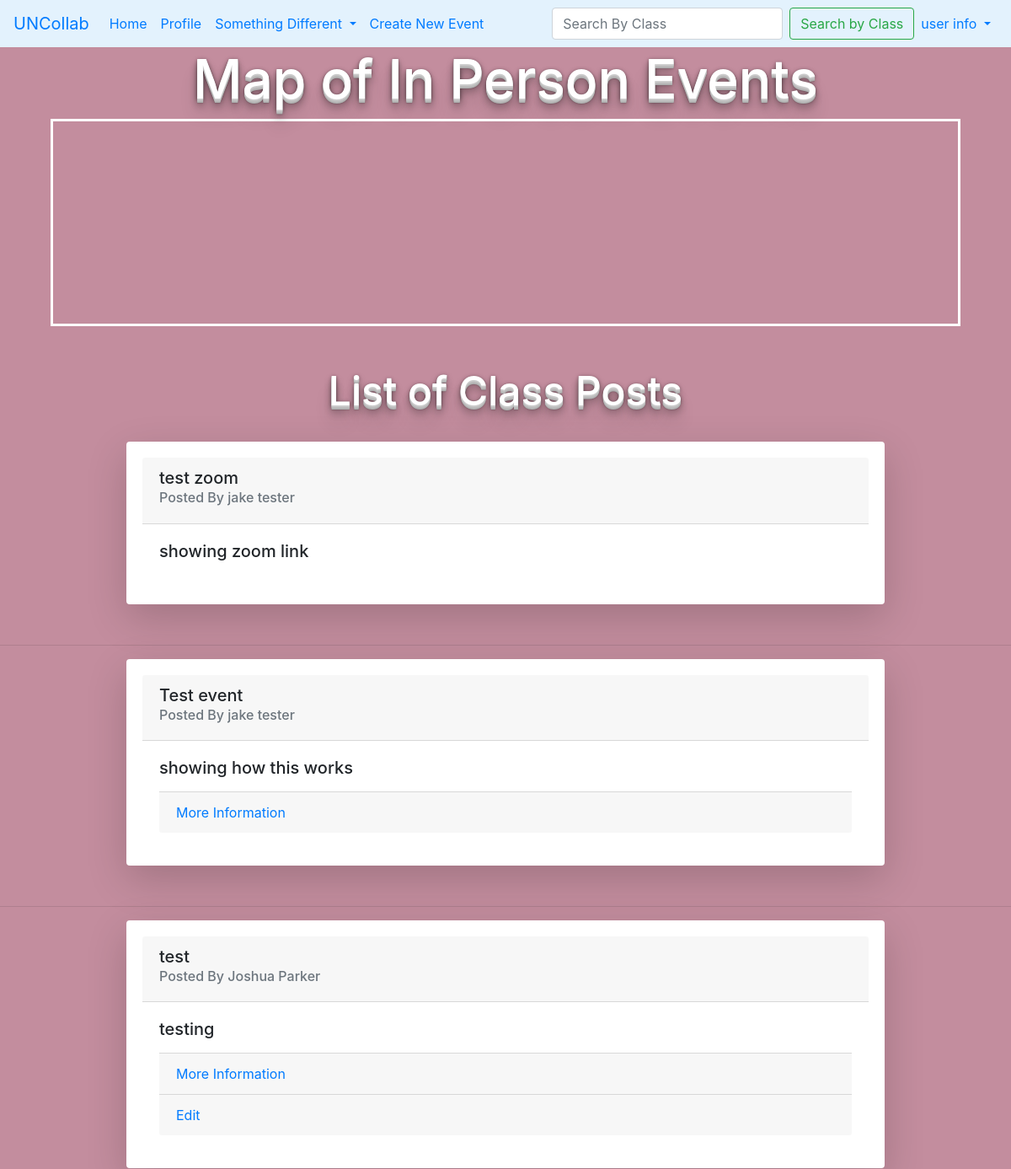
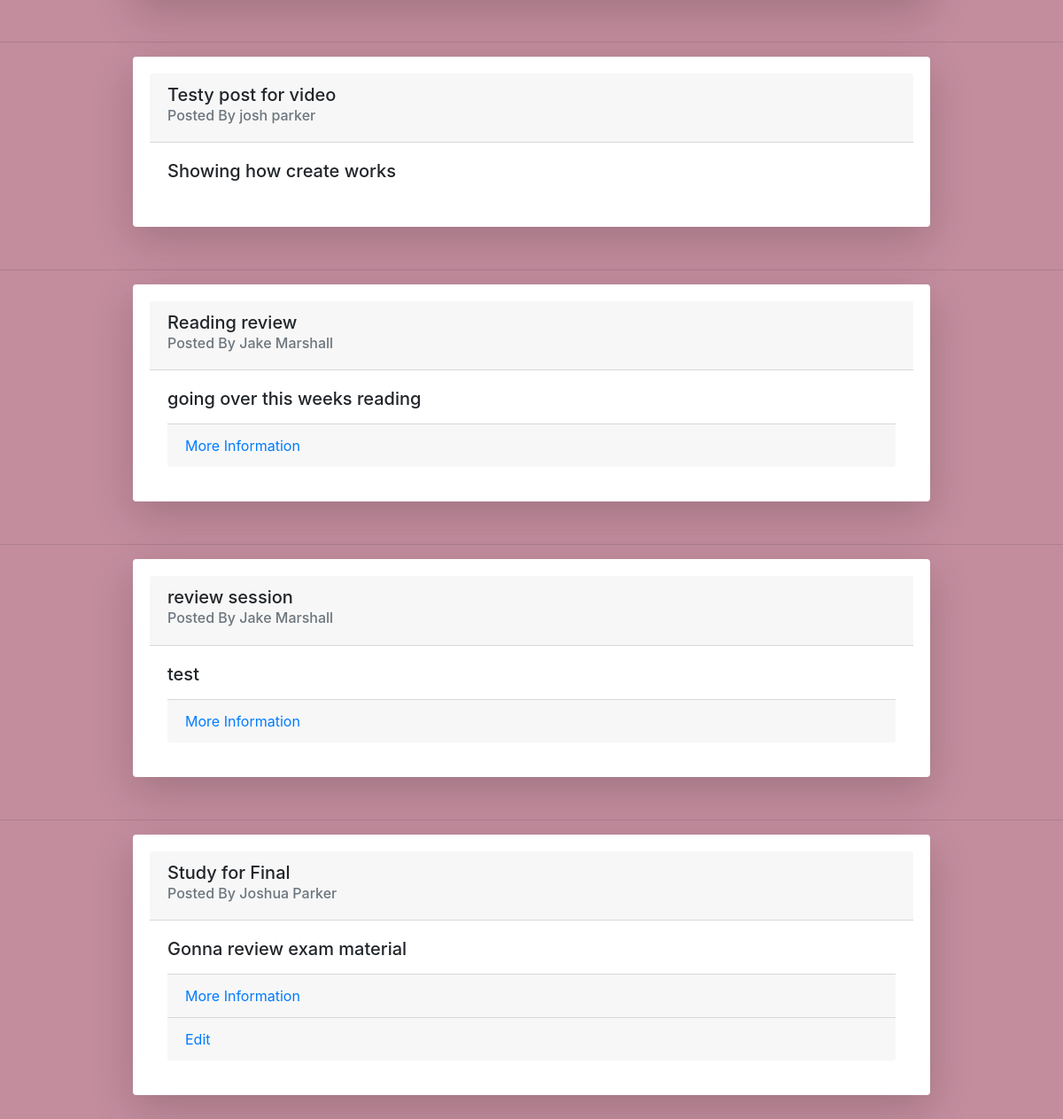
Screenshot of / (signed in) with the database file from the repository (2 pictures, top to bottom).
### tables this page shows
CREATE TABLE posts(
  id INTEGER PRIMARY KEY AUTOINCREMENT,
  author_id INTEGER NOT NULL,
  class_id INTEGER NOT NULL,
  created TIMESTAMP DEFAULT CURRENT_TIMESTAMP,
  title TEXT NOT NULL,
  description TEXT,
  type TEXT NOT NULL,
  reason TEXT NOT NULL,
  location TEXT NOT NULL,
  x_cord FLOAT,
  y_cord FLOAT,
  start_time DATETIME NOT NULL,
  duration INTEGER NOT NULL,
  FOREIGN KEY (author_id) REFERENCES user (id),
  FOREIGN KEY (class_id) REFERENCES classes (id)
);

CREATE TABLE user(
  id INTEGER PRIMARY KEY AUTOINCREMENT,
  email TEXT UNIQUE NOT NULL,
  username TEXT UNIQUE NOT NULL,
  password INTEGER NOT NULL,
  first_name TEXT NOT NULL,
  last_name TEXT NOT NULL,
  date_created TIMESTAMP DEFAULT CURRENT_TIMESTAMP
);

CREATE TABLE class_members(
  id INTEGER PRIMARY KEY AUTOINCREMENT,
  member_id INTEGER NOT NULL,
  class_id INTEGER NOT NULL,
  FOREIGN KEY (member_id) REFERENCES user (id),
  FOREIGN KEY (class_id) REFERENCES classes (id)
);

### collab_app/post.py (the view, shortened to what this page needs)
@bp.route('/')
@bp.route('/<clss>')
def index(clss=None):
  db = get_db()
  posts = db.execute(
    'SELECT p.id, title, created, author_id, first_name, last_name, description, start_time, location, type, p.class_id'
        ' FROM posts p JOIN user u ON p.author_id = u.id'
        ' ORDER BY created DESC'
    ).fetchall()
  if g.user:
    classes = db.execute(
      'SELECT class_id FROM class_members WHERE member_id = ?', (g.user['id'],)
    ).fetchall()
  else:
    classes=[]
  return render_template('post/index.html', posts=posts, classes=classes)

### collab_app/auth.py (called while the page is built)
@bp.before_app_request
def load_logged_in_user():
  user_id = session.get('user_id')
  if user_id is None:
    g.user = None
  else:
    g.user = get_db().execute(
      'SELECT * FROM user WHERE id = ?', (user_id,)
    ).fetchone()

### collab_app/db.py (called while the page is built)
def get_db():
  if 'db' not in g:
    g.db = sqlite3.connect(
      current_app.config['DATABASE'],
      detect_types=sqlite3.PARSE_DECLTYPES
    )
    g.db.row_factory = sqlite3.Row
  return  g.db

### collab_app/templates/post/index.html (shortened to what this page needs)
<!DOCTYPE html>
<html lang="fr">
<head>
  <link rel="stylesheet" type="text/css" href="../static/css/style.css">
  <link href='https://api.tiles.mapbox.com/mapbox-gl-js/v2.2.0/mapbox-gl.css' rel='stylesheet' />
  <link rel="stylesheet" href="https://stackpath.bootstrapcdn.com/bootstrap/4.3.1/css/bootstrap.min.css">
</head>
<body>
  {% include 'navbar.html' %}
  <h1 class='title1'>Map of In Person Events</h1>
  <div id='map'></div>
  <br>
  <br>
  <h2 class="title2" style="text-align: center; float: none;">List of Class Posts</h2>
  <br>
  {% for post in posts %}
      <div class="card shadow-lg p-3 mb-5 bg-white rounded">
        <div class="card-header">
         <h5> {{ post['title'] }}</h5>
         <h6 class="card-subtitle mb-2 text-muted">Posted By {{ post['first_name'] }} {{ post['last_name'] }}</h6>
        </div>
        <div class="card-body">
          <h5 class="card-title">{{ post['description']}} </h5>
          {% for class in classes %}
          {% if class['class_id'] == post['class_id'] %}
          <div class="card-footer">
            {% set id = post['id'] %}
            <a class="action" href="{{ url_for('post.info', id=post['id']) }}" >More Information</a>
          </div>
          {% endif %}
          {% endfor %}
          {% if g.user['id'] == post['author_id'] %}
          <div class="card-footer">
            <a class="action" href="{{ url_for('post.update', id=post['id']) }}">Edit</a>
          </div>
          {% endif %}
        </div>
      </div>
    {% if not loop.last %}
      <hr>
    {% endif %}
  {% endfor %}
</body>
</html>

### collab_app/static/css/style.css (style rules this page uses)
body { background-color: #C38D9E !important; }
.card { display: block !important; margin-left: auto !important; margin-right: auto !important; width: 75% !important; border: 3px solid white !important; }
#map { display: block; margin-left: auto; margin-right: auto; width: 90%; height: 30%; border: 3px solid white; padding: 120px; }
.title1 { display: flex; align-items: center; justify-content: center; color: white; font-size:64px; text-shadow: 0 1px 0 #ccc, 0 2px 0 #c9c9c9, 0 3px 0 #bbb, 0 4px 0 #b9b9b9, 0 5px 0 #aaa, 0 6px 1px rgba(0, 0, 0, .1), 0 0 5px rgba(0, 0, 0, .1), 0 1px 3px rgba(0, 0, 0, .3), 0 3px 5px rgba(0, 0, 0, .2), 0 5px 10px rgba(0, 0, 0, .25), 0 10px 10px rgba(0, 0, 0, .2), 0 20px 20px rgba(0, 0, 0, .15); }
.title2 { display: flex; align-items: center; justify-content: center; color: white; font-size:48px; text-shadow: 0 1px 0 #ccc, 0 2px 0 #c9c9c9, 0 3px 0 #bbb, 0 4px 0 #b9b9b9, 0 5px 0 #aaa, 0 6px 1px rgba(0, 0, 0, .1), 0 0 5px rgba(0, 0, 0, .1), 0 1px 3px rgba(0, 0, 0, .3), 0 3px 5px rgba(0, 0, 0, .2), 0 5px 10px rgba(0, 0, 0, .25), 0 10px 10px rgba(0, 0, 0, .2), 0 20px 20px rgba(0, 0, 0, .15); }

### rows the page displays
posts: title "test zoom", first_name "jake", last_name "tester", description "showing zoom link"
posts: title "Test event", first_name "jake", last_name "tester", description "showing how this works"
posts: title "test", first_name "Joshua", last_name "Parker", description "testing"
posts: title "Testy post for video", first_name "josh", last_name "parker", description "Showing how create works"
posts: title "Reading review", first_name "Jake", last_name "Marshall", description "going over this weeks reading"
posts: title "review session", first_name "Jake", last_name "Marshall", description "test"
posts: title "Study for Final", first_name "Joshua", last_name "Parker", description "Gonna review exam material"
